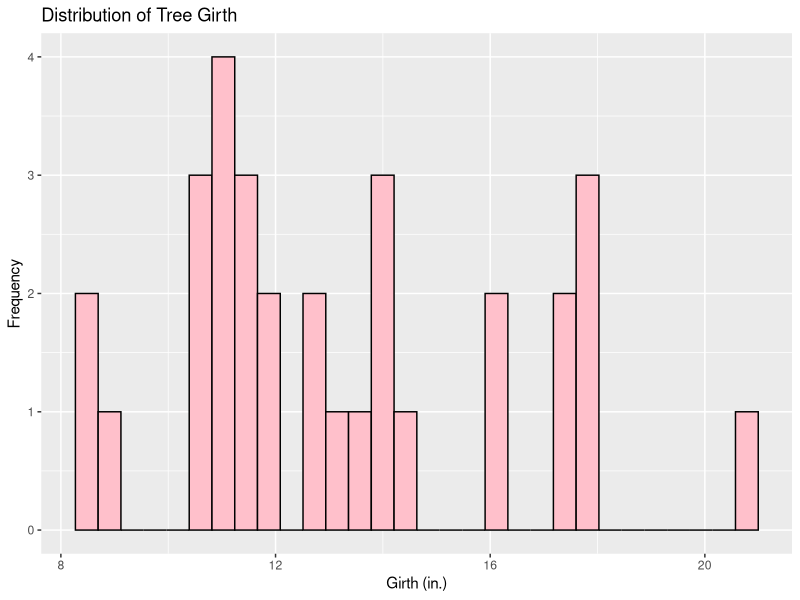
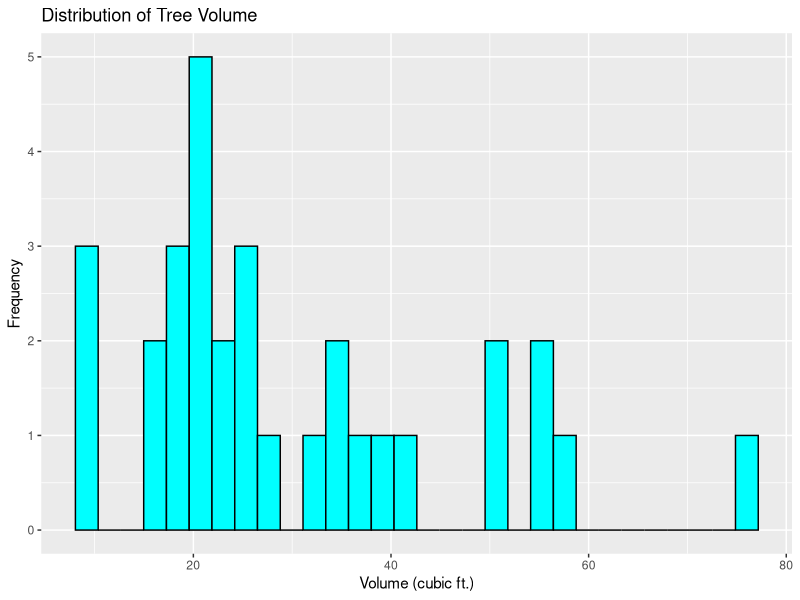
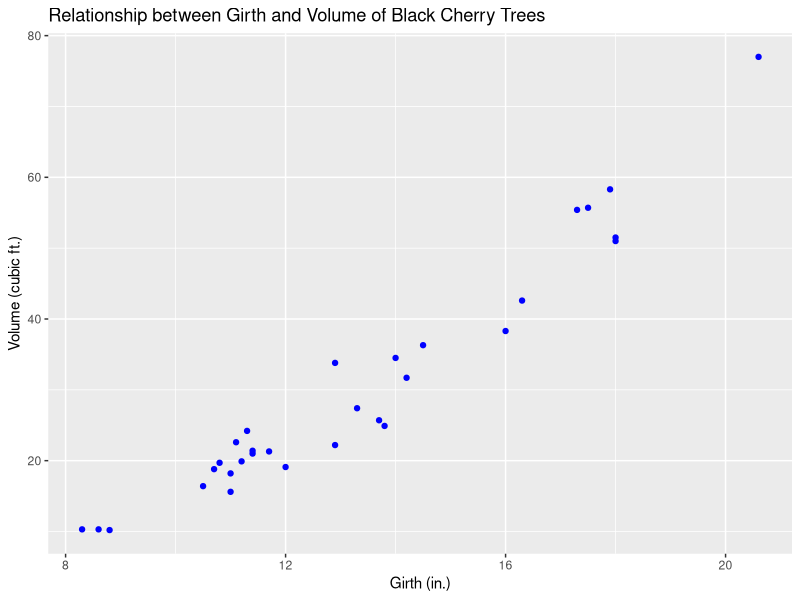

Here is the R script that generated these plots, in order:
## ---- chunk 1
# Checking if I have necessary packages and loading in the data: 
library(ggplot2)
data("trees")
#?trees
head(trees)
## ---- chunk 2
# Lo que ncesitamos son tres cosas minimo: x, y, y que quiero hacer: el geom function
# Histogram solo necesita un x axis

plot_Girth <- ggplot(data=trees, 
       aes(x= Girth)) +
  geom_histogram (fill="pink", color="black") +
  labs(title = "Distribution of Tree Girth", 
       x = "Girth (in.)", 
       y = "Frequency")

plot_Girth
## ---- chunk 3
plot_Volume <- ggplot(data=trees, 
       aes(x= Volume)) +
  geom_histogram (fill="cyan", color="black") +
  labs(title = "Distribution of Tree Volume", 
       x = "Volume (cubic ft.)", 
       y = "Frequency")

plot_Volume
## ---- chunk 4
plot_trees <- ggplot(data=trees, 
       aes(x=Girth, y=Volume)) +
  geom_point(color= "blue") +
  labs(title="Relationship between Girth and Volume of Black Cherry Trees",
       x="Girth (in.)", 
       y="Volume (cubic ft.)") +
  theme(legend.position = 'none') 
plot_trees
  
## ---- chunk 5
# Shapiro-Wilk normality test for Volume
shapiro.test(trees$Volume)
## ---- chunk 6
# Shapiro-Wilk normality test for Girth
shapiro.test(trees$Girth)
